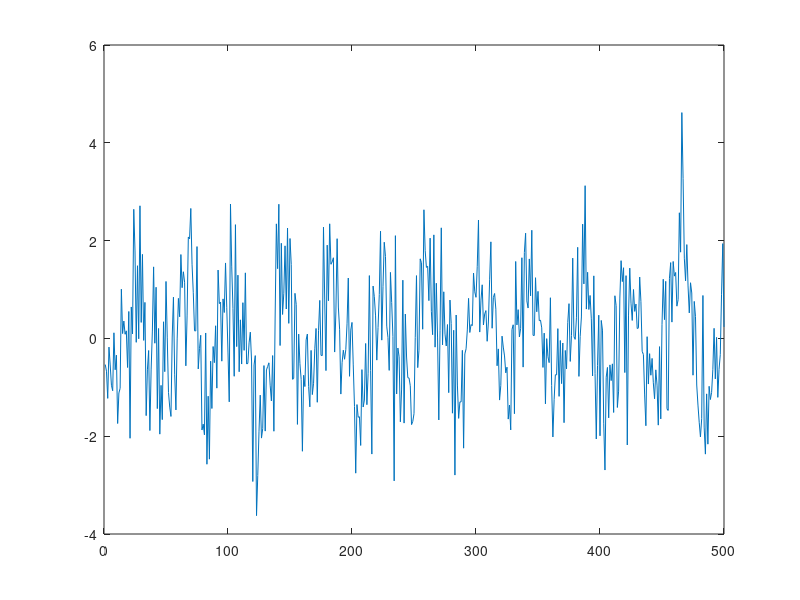

This chart was generated by the following MATLAB code: (Note: this script raises an error after producing the figure.)
clear;
clc;
L = 500;
n = 0:L-1;
w0 = 0.05*pi;
s = sin(w0*n + -pi+ 2*pi*rand);
%plot(s);
w = random('norm', 0,1,1,500);
%plot(w);
v = zeros(1,500);
v(1) = 0;
a = 0.6;
for i=2:500
    v(i)=a*v(i-1)+w(i);
end
%plot(v);
%figure;
x = s + w;
plot(x);
%% Initial Faggotry
s1 = x - v;
%figure;
%plot(s1);
%% Ultimate gawdaap
N = 4;
r_xv = xcorr(x,v);
r_xv = r_xv(1:N);
r_x = xcorr(x);
r_x = r_x(1:N);
R_x = toeplitz(r_x,conj(r_x));
wien = r_xv/(R_x);
%s2 = conv(x,wien);
plot(x-s2(1:500));
%plot(s2)